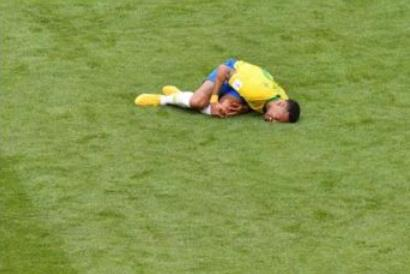
#> input picture 1.图像拼接/2.图像显著图绘制/images/1.jpg, 410 x 274 px
$ python 'Draw _image _saliency_map.py' --image images/1.jpg
#> lines starting #> are read from the running program, lines starting #| are printed output that depends on the picture
# !/usr/bin/env python3
# -*- coding: utf-8 -*-
# @Time : 2021/6/28 15:13
# @Author : fireworkseasycold
# @Email : 1476094297@qq.com
# @File : Draw _image _saliency_map.py
# @Software: PyCharm

import cv2
import argparse

# construct the argument parser and parse the arguments
ap=argparse.ArgumentParser()
ap.add_argument('-i','--image',default='.',required=True,help='path to inpt image')
args=vars(ap.parse_args())
print(args)
#load the input image
image=cv2.imread(args['image'])
#> image is the input picture: shape (274, 410, 3); mean B, G, R 75.9, 152.6, 134.1

#初始化OpenCV的静态显著谱残差检测器
#计算显著图
saliency=cv2.saliency.StaticSaliencySpectralResidual_create()
(success,saliencyMap)=saliency.computeSaliency(image)
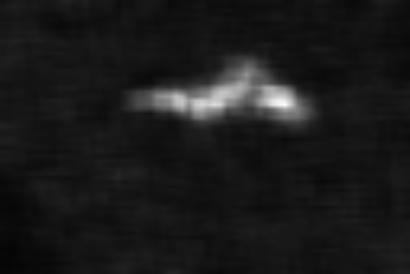
#> saliencyMap: shape (274, 410) float32; min 0.021, max 0.989, mean 0.104
#> success = True
saliencyMap=(saliencyMap*255).astype('uint8')
cv2.imshow('image',image)
